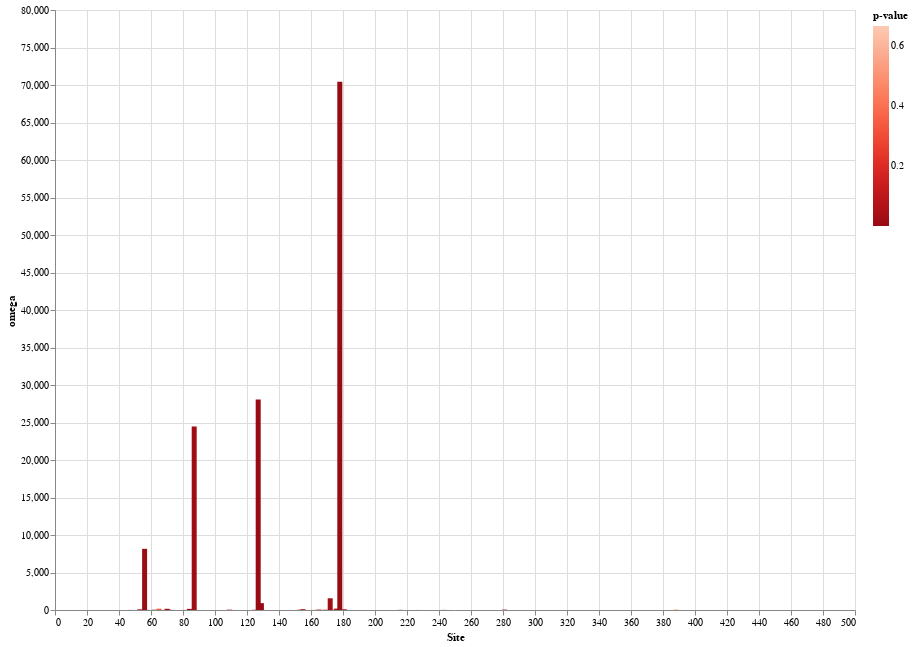

Here is the notebook cell this chart was saved with:
### Code cell
source = df

line = alt.Chart(source).mark_bar().encode(
    x='Site',
    y='omega',
    color=alt.Color('p-value', scale=alt.Scale(scheme='reds', reverse=True))
).properties(
    width=800,
    height=600)

line

### Figure 1 — Vega-Lite specification as saved in the notebook (floating-point values rounded to 4 significant figures; data arrays with more than 128 entries replaced by an {"elided": "..."} marker saying what was removed)
{"config": {"view": {"continuousWidth": 400, "continuousHeight": 300}}, "data": {"name": "data-1f525528c5a439a66bb4421f3e4b0c11"}, "mark": "bar", "encoding": {"color": {"type": "quantitative", "field": "p-value", "scale": {"reverse": true, "scheme": "reds"}}, "x": {"type": "quantitative", "field": "Site"}, "y": {"type": "quantitative", "field": "omega"}}, "height": 600, "width": 800, "$schema": "https://vega.github.io/schema/vega-lite/v4.8.1.json", "datasets": {"data-1f525528c5a439a66bb4421f3e4b0c11": {"elided": "449 records"}}}
